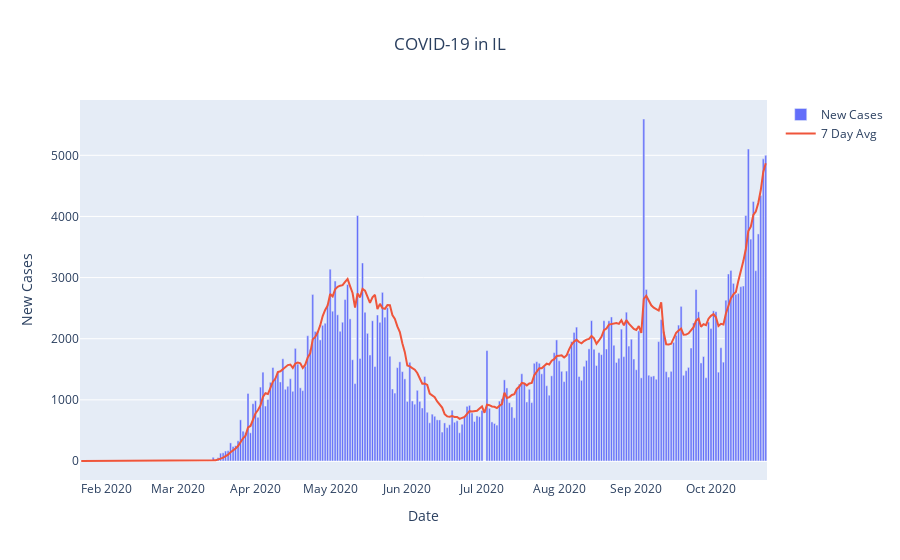

The cell this chart's notebook holds for it:
### Code cell
state_line('IL')

### Figure 1 — Plotly figure (JSON) as saved in the notebook; plotly's stock layout.template omitted (floating-point values rounded to 4 significant figures; data arrays with more than 128 entries replaced by an {"elided": "..."} marker saying what was removed)
{"data": [{"name": "New Cases", "type": "bar", "x": {"elided": "276 str values"}, "y": {"elided": "276 int values"}}, {"name": "7 Day Avg", "type": "scatter", "x": {"elided": "276 str values"}, "y": {"elided": "276 int values"}}], "layout": {"title": {"text": "COVID-19 in IL", "x": 0.5}, "xaxis": {"title": {"text": "Date"}}, "yaxis": {"title": {"text": "New Cases"}}}}
